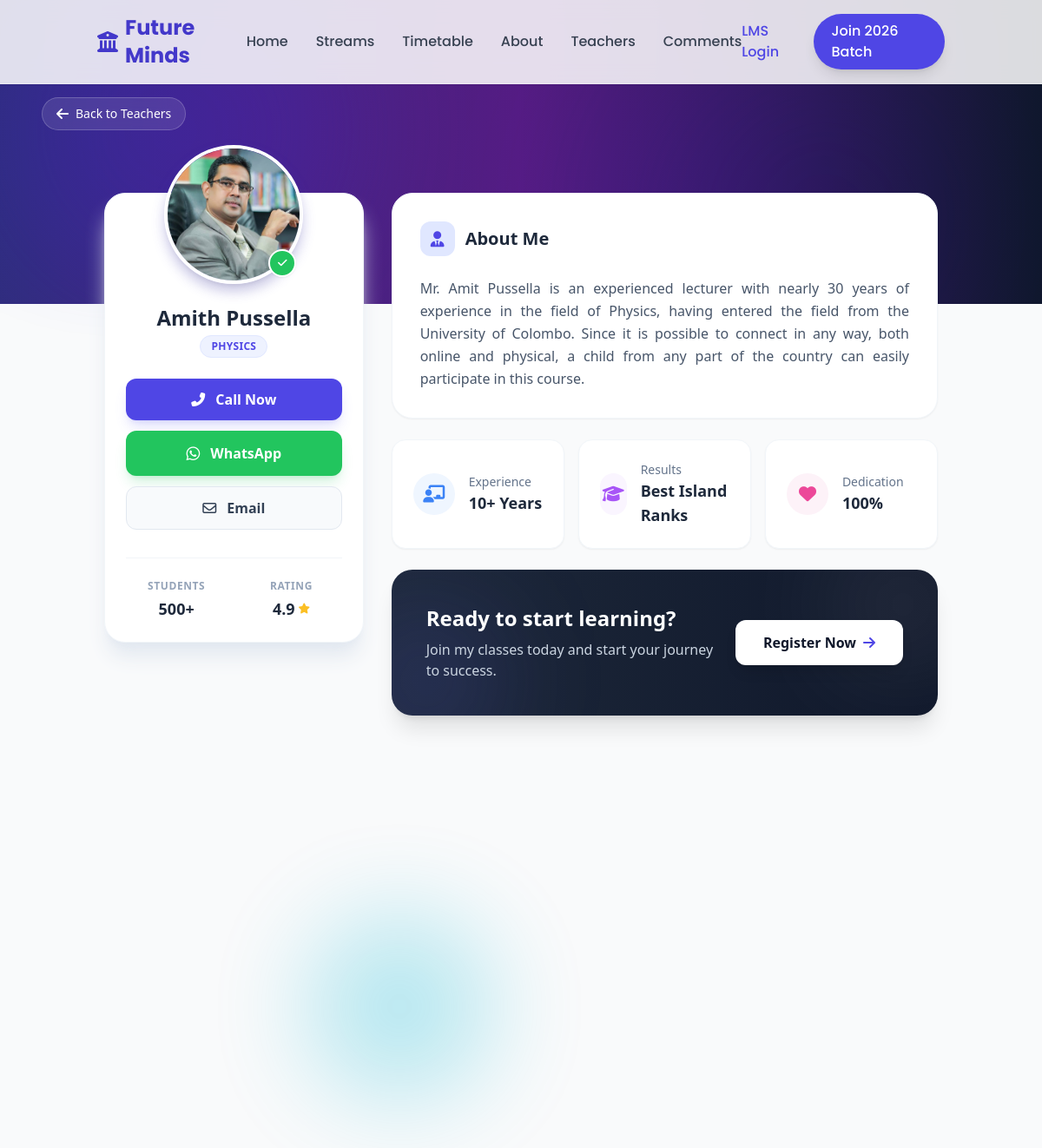
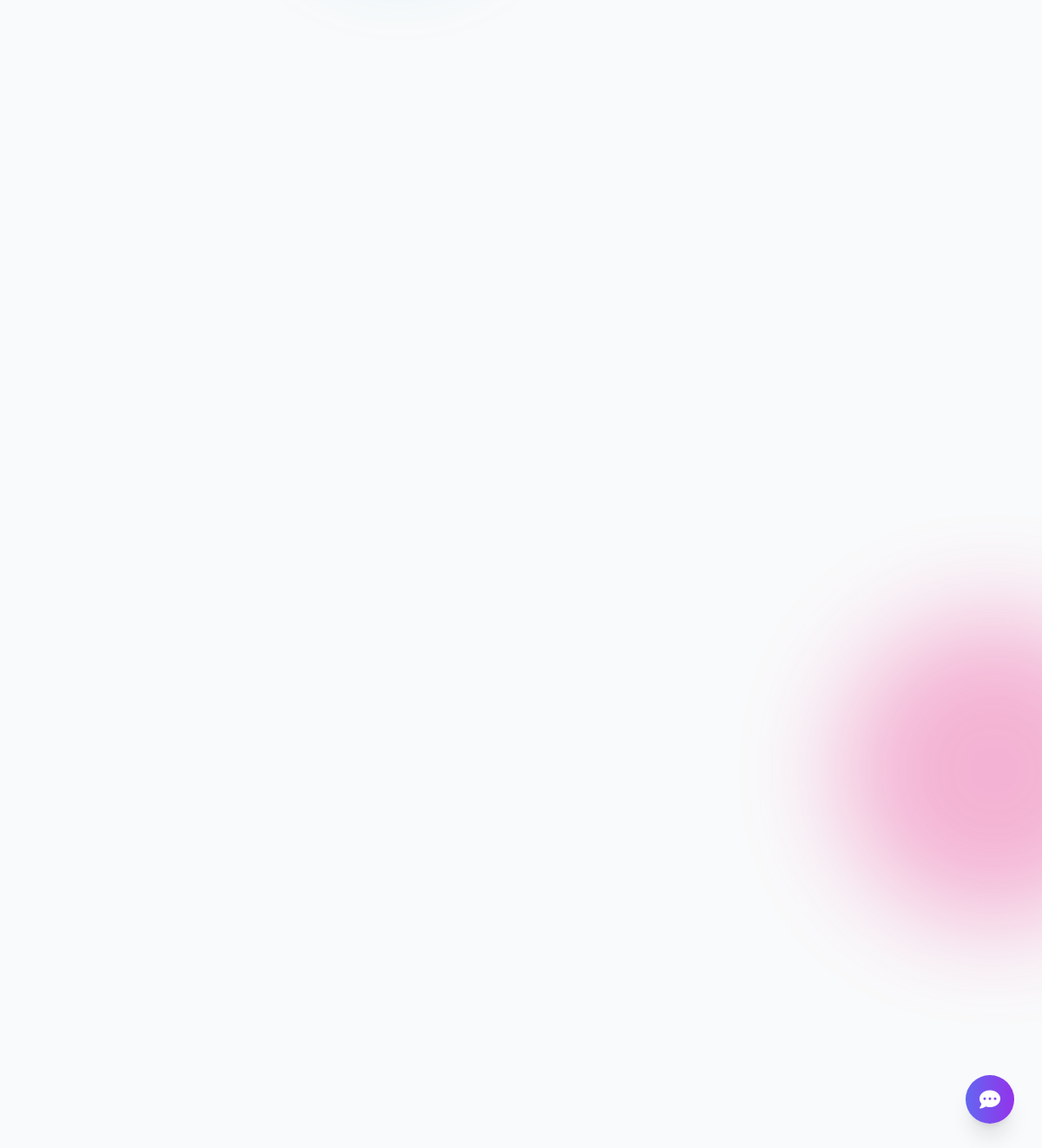
/pages/teacher-profile.php?id=7, run on the app's committed database (2 pictures, top to bottom).
### tables this page shows
CREATE TABLE `teachers` (
  `teacher_id` int(11) NOT NULL,
  `teacher_number` varchar(20) NOT NULL,
  `password` varchar(255) NOT NULL,
  `full_name` varchar(150) NOT NULL,
  `phone` varchar(20) NOT NULL,
  `subject` varchar(100) NOT NULL,
  `description` text DEFAULT NULL,
  `qualifications` text DEFAULT NULL,
  `image` varchar(255) DEFAULT NULL,
  `status` int(1) NOT NULL DEFAULT 1,
  `created_at` timestamp NOT NULL DEFAULT current_timestamp()
);

### pages/teacher-profile.php (the view, shortened to what this page needs)
<?php
include('../includes/connection.php');
include('../includes/header.php');
if (isset($_GET['id'])) {
    $teacher_id = intval($_GET['id']);
} else {
    echo "<script>window.location.href='teachers.php';</script>";
    exit();
}
$sql = "SELECT * FROM teachers WHERE teacher_id = $teacher_id AND status = 1 LIMIT 1";
$result = mysqli_query($conn, $sql);
$teacher = mysqli_fetch_assoc($result);
$img = $teacher['image'];
$imagePath = "../assets/images/teachers/" . $img;
$teacher_phone = $teacher['phone'] ?? '';
$teacher_email = !empty($teacher['email']) ? $teacher['email'] : 'info@futureminds.lk';
?>
<div class="bg-gray-50 min-h-screen font-sans pb-20">
    <div class="relative h-[280px] lg:h-[350px] bg-slate-900 overflow-hidden">
        <div class="absolute inset-0 bg-gradient-to-r from-indigo-900 via-purple-900 to-slate-900 opacity-95"></div>
        <div
            class="absolute top-0 right-0 w-[500px] h-[500px] bg-indigo-500 rounded-full mix-blend-overlay filter blur-[100px] opacity-20 animate-pulse">
        </div>
        <div
            class="absolute bottom-0 left-0 w-[400px] h-[400px] bg-purple-500 rounded-full mix-blend-overlay filter blur-[80px] opacity-20">
        </div>
        <div class="absolute top-28 left-6 lg:left-12 z-20">
            <a href="teachers.php"
                class="inline-flex items-center gap-2 px-4 py-2 bg-white/10 backdrop-blur-md border border-white/20 rounded-full text-white hover:bg-white/20 transition-all duration-300 group">
                <i class="fas fa-arrow-left group-hover:-translate-x-1 transition-transform"></i>
                <span class="text-sm font-medium">Back to Teachers</span>
            </a>
        </div>
    </div>
    <div class="container mx-auto px-4 lg:px-8 -mt-24 lg:-mt-32 relative z-10">
        <div class="grid grid-cols-1 lg:grid-cols-12 gap-8">
            <div class="lg:col-span-4 xl:col-span-3">
                <div
                    class="bg-white rounded-3xl shadow-xl shadow-slate-200 border border-slate-100 p-6 text-center sticky top-24">
                    <div class="relative w-40 h-40 mx-auto -mt-20 mb-6">
                        <img src="<?php echo $imagePath; ?>"
                            alt="<?php echo htmlspecialchars($teacher['full_name']); ?>"
                            class="w-full h-full object-cover rounded-full border-4 border-white shadow-lg relative z-10">
                        <div class="absolute bottom-2 right-2 z-20 bg-green-500 text-white w-8 h-8 rounded-full flex items-center justify-center border-2 border-white shadow-sm"
                            title="Verified Lecturer">
                            <i class="fas fa-check text-xs"></i>
                        </div>
                    </div>
                    <h1 class="text-2xl font-bold text-slate-800 mb-1 leading-tight">
                        <?php echo htmlspecialchars($teacher['full_name']); ?>
                    </h1>
                    <span
                        class="inline-block px-3 py-1 bg-indigo-50 text-indigo-600 text-xs font-bold rounded-full uppercase tracking-wide mb-6 border border-indigo-100">
                        <?php echo htmlspecialchars($teacher['subject']); ?>
                    </span>
                    <div class="space-y-3">
                        <?php if (!empty($teacher_phone)): ?>
                            <a href="tel:<?php echo $teacher_phone; ?>"
                                class="flex items-center justify-center gap-3 w-full py-3 bg-indigo-600 text-white rounded-xl font-semibold hover:bg-indigo-700 transition shadow-lg shadow-indigo-500/20 group">
                                <i class="fas fa-phone-alt group-hover:rotate-12 transition-transform"></i> Call Now
                            </a>
                            <a href="https://wa.me/<?php echo preg_replace('/[^0-9]/', '', $teacher_phone); ?>"
                                target="_blank"
                                class="flex items-center justify-center gap-3 w-full py-3 bg-green-500 text-white rounded-xl font-semibold hover:bg-green-600 transition shadow-lg shadow-green-500/20">
                                <i class="fab fa-whatsapp text-lg"></i> WhatsApp
                            </a>
                        <?php endif; ?>
                        <a href="mailto:<?php echo $teacher_email; ?>"
                            class="flex items-center justify-center gap-3 w-full py-3 bg-slate-50 border border-slate-200 text-slate-700 rounded-xl font-semibold hover:bg-slate-100 transition">
                            <i class="far fa-envelope"></i> Email
                        </a>
                    </div>
                    <div class="mt-8 pt-6 border-t border-slate-100 grid grid-cols-2 gap-4">
                        <div class="text-center">
                            <div class="text-slate-400 text-xs uppercase font-bold tracking-wider mb-1">Students</div>
                            <div class="text-slate-800 font-bold text-lg">500+</div>
                        </div>
                        <div class="text-center">
                            <div class="text-slate-400 text-xs uppercase font-bold tracking-wider mb-1">Rating</div>
                            <div class="text-slate-800 font-bold text-lg flex items-center justify-center gap-1">
                                4.9 <i class="fas fa-star text-amber-400 text-xs"></i>
                            </div>
                        </div>
                    </div>
                </div>
            </div>
            <div class="lg:col-span-8 xl:col-span-9 space-y-6">
                <div class="bg-white rounded-3xl p-8 shadow-sm border border-slate-100">
                    <div class="flex items-center gap-3 mb-6">
                        <div
                            class="w-10 h-10 rounded-xl bg-indigo-100 text-indigo-600 flex items-center justify-center text-lg">
                            <i class="fas fa-user-tie"></i>
                        </div>
                        <h2 class="text-xl font-bold text-slate-800">About Me</h2>
                    </div>
                    <div class="prose prose-slate max-w-none text-slate-600 leading-relaxed text-justify">
                        <?php echo nl2br(htmlspecialchars($teacher['description'])); ?>
                    </div>
                </div>
                <div class="grid grid-cols-1 md:grid-cols-3 gap-4">
                    <div class="bg-white p-6 rounded-2xl border border-slate-100 shadow-sm flex items-center gap-4">
                        <div
                            class="w-12 h-12 rounded-full bg-blue-50 text-blue-500 flex items-center justify-center text-xl">
                            <i class="fas fa-chalkboard-teacher"></i>
                        </div>
                        <div>
                            <p class="text-sm text-slate-500 font-medium">Experience</p>
                            <p class="text-lg font-bold text-slate-800">10+ Years</p>
                        </div>
                    </div>
                    <div class="bg-white p-6 rounded-2xl border border-slate-100 shadow-sm flex items-center gap-4">
                        <div
                            class="w-12 h-12 rounded-full bg-purple-50 text-purple-500 flex items-center justify-center text-xl">
                            <i class="fas fa-graduation-cap"></i>
                        </div>
                        <div>
                            <p class="text-sm text-slate-500 font-medium">Results</p>
                            <p class="text-lg font-bold text-slate-800">Best Island Ranks</p>
                        </div>
                    </div>
                    <div class="bg-white p-6 rounded-2xl border border-slate-100 shadow-sm flex items-center gap-4">
                        <div
                            class="w-12 h-12 rounded-full bg-pink-50 text-pink-500 flex items-center justify-center text-xl">
                            <i class="fas fa-heart"></i>
                        </div>
                        <div>
                            <p class="text-sm text-slate-500 font-medium">Dedication</p>
                            <p class="text-lg font-bold text-slate-800">100%</p>
                        </div>
                    </div>
                </div>
                <div
                    class="relative overflow-hidden rounded-3xl bg-gradient-to-r from-slate-800 to-slate-900 p-8 md:p-10 text-white shadow-xl">
                    <div
                        class="absolute bottom-0 left-0 -mb-10 -ml-10 w-40 h-40 bg-indigo-500/20 rounded-full blur-3xl">
                    </div>
                    <div class="relative z-10 flex flex-col md:flex-row items-center justify-between gap-6">
                        <div class="text-center md:text-left">
                            <h3 class="text-2xl font-bold mb-2">Ready to start learning?</h3>
                            <p class="text-slate-300">Join my classes today and start your journey to success.</p>
                        </div>
                        <a href="../log/registration.php"
                            class="whitespace-nowrap px-8 py-3.5 bg-white text-slate-900 rounded-xl font-bold hover:bg-indigo-50 transition shadow-lg flex items-center gap-2">
                            Register Now <i class="fas fa-arrow-right text-indigo-600"></i>
                        </a>
                    </div>
                </div>
            </div>
        </div>
    </div>
</div>
<?php include('../includes/footer.php'); ?>

### css/header.css (style rules this page uses)
body { font-family: 'Poppins', sans-serif; overflow-x: hidden; }

### data on the page
teachers: image (picture), full_name "Amith Pussella", subject "PHYSICS", description "Mr. Amit Pussella is an experienced lecturer with nearly 30 years of experience in the field of Physics, having entered the field from the University of Colombo. Since it is possible to connect in any way, both online and physical, a child from any part of the country can easily participate in this course."
